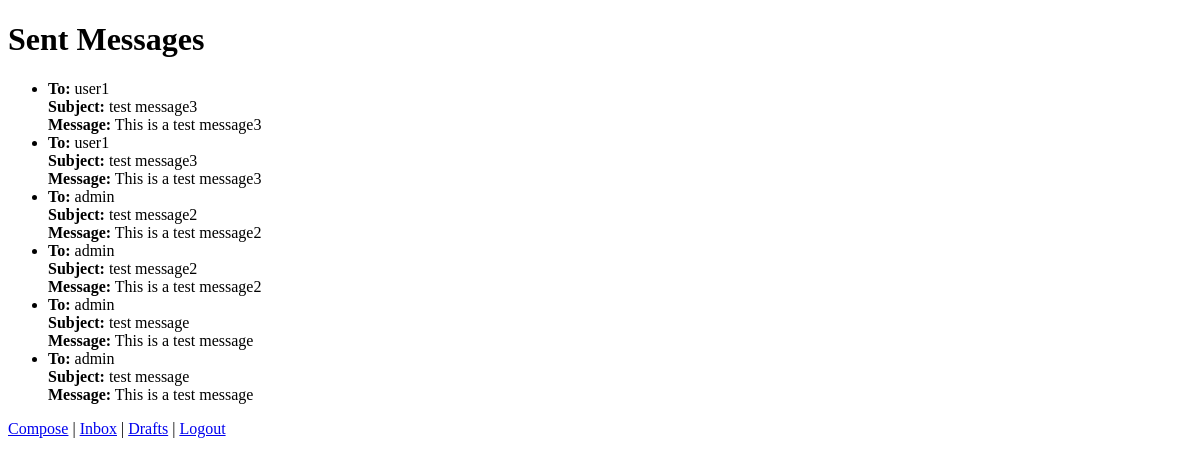
The app's page /sent/ (signed in), older data.
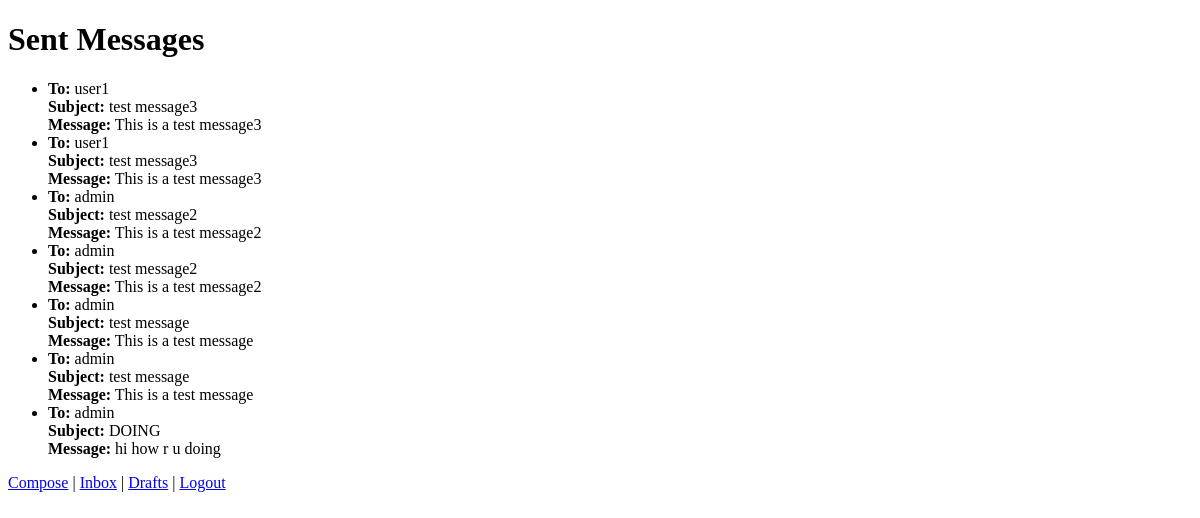
The same page, newer data.
### chat/models.py (models this page shows, shortened)
class Message(models.Model):
    sender = models.ForeignKey(User, related_name='sent_messages', on_delete=models.CASCADE)
    recipient = models.ForeignKey(User, related_name='received_messages', on_delete=models.CASCADE)
    subject = models.CharField(max_length=255)
    body = models.TextField()
    date_sent = models.DateTimeField(auto_now_add=True)

### chat/views.py (the view)
# urls.py: path('sent/', views.sent, name='sent'),
@login_required
def sent(request):
    user = request.user
    sent_messages = Message.objects.filter(sender=user)
    return render(request, 'sent.html', {'messages': sent_messages})

### chat/templates/sent.html (shortened to what this page needs)
<!DOCTYPE html>
<html lang="en">
<head>
</head>
<body>
    <h1>Sent Messages</h1>
    <ul>
    {% for message in messages %}
        <li>
            <strong>To:</strong> {{ message.recipient.username }}<br>
            <strong>Subject:</strong> {{ message.subject }}<br>
            <strong>Message:</strong> {{ message.body }}<br>
        </li>
    {% endfor %}
    </ul>
    <a href="{% url 'compose' %}">Compose</a> |
    <a href="{% url 'inbox' %}">Inbox</a> |
    <a href="{% url 'drafts' %}">Drafts</a> |
    <a href="{% url 'logout' %}">Logout</a>
</body>
</html>

Row changes from the older to the newer data that the page shows:
added Message: recipient.username "admin", subject "DOING", body "hi how r u doing"
